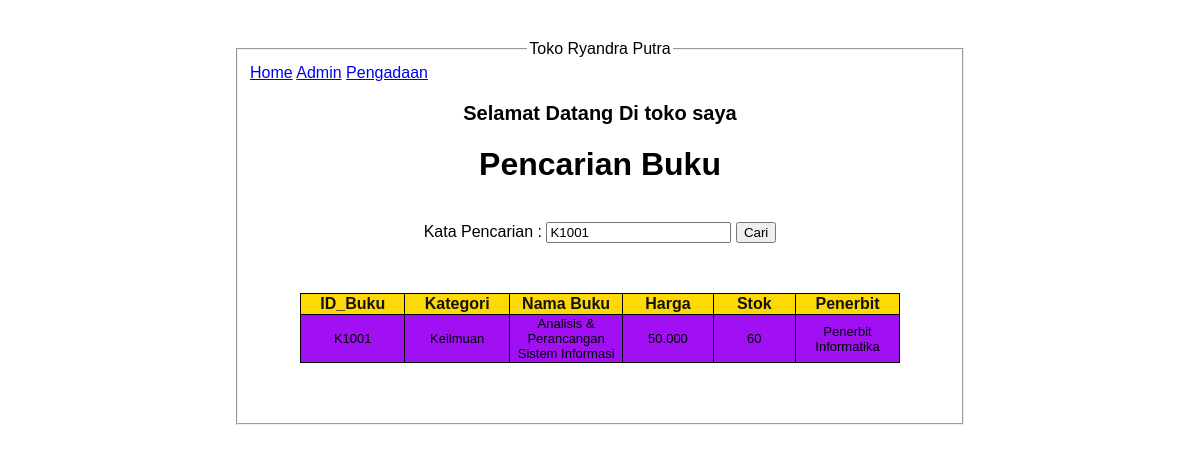
Screenshot of /index.php?kata_cari=K1001 with the database file from the repository.
### tables this page shows
CREATE TABLE `tb_buku` (
  `ID_Buku` varchar(10) NOT NULL,
  `Kategori` varchar(15) NOT NULL,
  `Nama_Buku` varchar(50) NOT NULL,
  `Harga` varchar(10) NOT NULL,
  `Stok` varchar(10) NOT NULL,
  `Penerbit` varchar(50) NOT NULL
);

### index.php (the view, shortened to what this page needs)
<!DOCTYPE html>
<html lang='en'>
<head>
    <link rel="stylesheet" href="style.css">
</head>
<body>
<fieldset >
    <legend align="center">Toko Ryandra Putra</legend>
    <div class="nav">
        <a href="index.php">Home</a>
        <a href="Admin.php">Admin</a>
        <a href="Pengadaan.php">Pengadaan</a>
    </div>
    <h3 align="center">Selamat Datang Di toko saya</h3>
    <center><h1>Pencarian Buku</h1></center>
    <br>
    <div class="cari">
    <form method="GET" action="index.php">
    <label>Kata Pencarian : </label>
    <input type="text" name="kata_cari" value="<?php if(isset($_GET['kata_cari'])) { echo
    $_GET['kata_cari']; } ?>" />
    <button type="submit">Cari</button>
    </div>
    <table class="table-home">
        <thead class="table thead">
            <tr>
            <th>ID_Buku</th>
            <th>Kategori</th>
            <th>Nama Buku</th>
            <th>Harga</th>
            <th>Stok</th>
            <th>Penerbit</th>
            </tr>
        </thead>
        <tbody>
            <?php
            include 'koneksi.php';
            if(isset($_GET['kata_cari'])) {
            $kata_cari = $_GET['kata_cari'];
            $query = "SELECT * FROM tb_buku WHERE ID_Buku like '%".$kata_cari."%' OR
            Nama_Buku like '%".$kata_cari."%' OR
            Kategori like '%".$kata_cari."%' ORDER BY ID_Buku ASC";
            } else {
            $query = "SELECT * FROM tb_buku ORDER BY ID_Buku ASC";
            }
            $result = mysqli_query($koneksi, $query);
            while ($row = mysqli_fetch_assoc($result)) {
        ?>
                <tr align="center">
                    <td><?php echo $row['ID_Buku']; ?></td>
                    <td><?php echo $row['Kategori']; ?></td>
                    <td><?php echo $row['Nama_Buku']; ?></td>
                    <td><?php echo $row['Harga']; ?></td>
                    <td><?php echo $row['Stok']; ?></td>
                    <td><?php echo $row['Penerbit']; ?></td>
                </tr>
        <?php
        }
        ?>
    </tbody>
    </table>
    </fieldset>
    </body>
    </html>

### style.css (style rules this page uses)
fieldset { width: 400px; margin:auto; }
fieldset h3 { font-size: 20px; }
.cari { text-align: center; }
body { margin: 40px; font-family: Arial, Helvetica, sans-serif ; }
.table-home { margin: 50px; border-radius: 4px; }
table { width: 600px; font-size: 13px; color:black; border-collapse: collapse; align-items: center; }
table thead { color: rgb(19, 18, 18); font-size: 16px; width: 100%; }
table th { border: 1px solid black; background-color: rgb(255, 217, 5); width: 50px; }
table td { border: 1px solid black; background-color: rgb(160, 16, 243); width: 200px; }

### rows the page displays
tb_buku: ID_Buku "K1001", Kategori "Keilmuan", Nama_Buku "Analisis & Perancangan Sistem Informasi", Harga "50.000", Stok "60", Penerbit "Penerbit Informatika"
